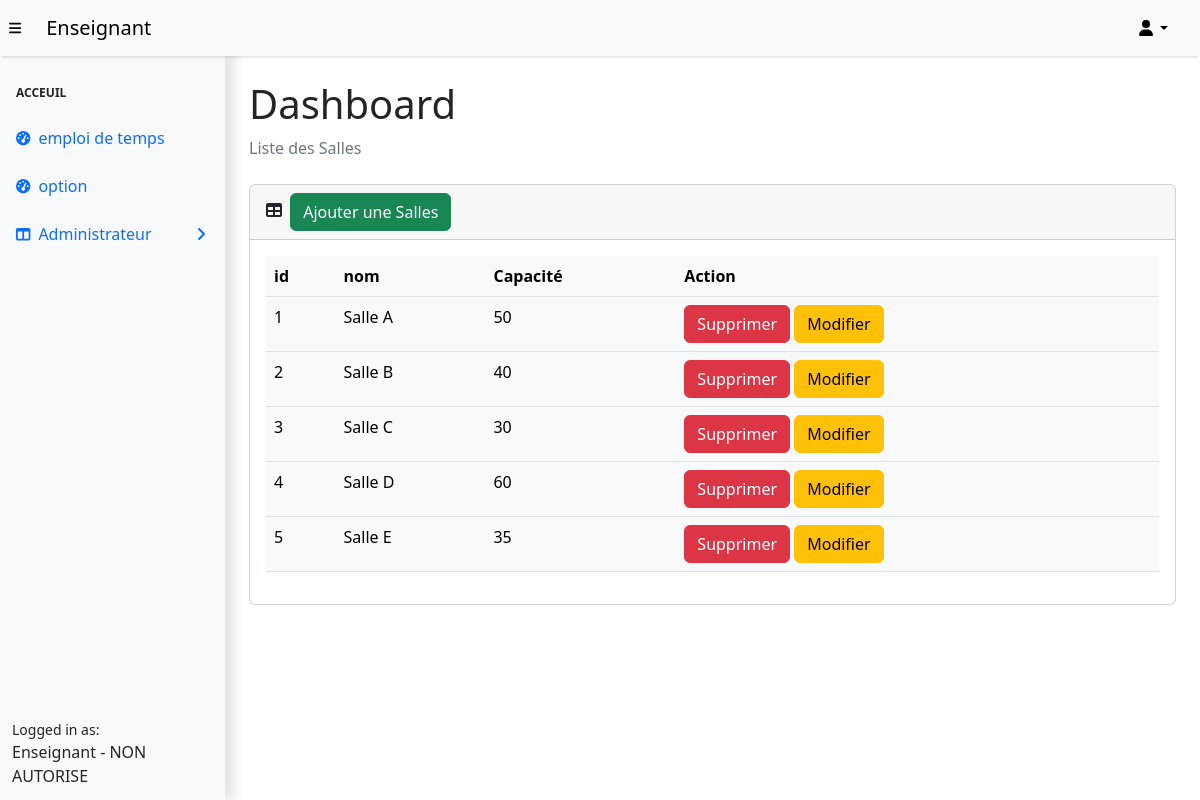
Screenshot of /enseignant/salle.php with the database file from the repository.
### tables this page shows
CREATE TABLE `salle` (
  `id_salle` bigint(20) NOT NULL,
  `nom_salle` varchar(50) DEFAULT NULL,
  `capacite_salle` int(11) DEFAULT NULL
);

### enseignant/classes/Salle.php (called while the page is built, shortened)
<?php
class Salle {
    private $pdo;
    public function __construct($pdo) {
        $this->pdo = $pdo;
    }
    public function read() {
        $sql = "SELECT * FROM salle";
        $stmt = $this->pdo->query($sql);
        return $stmt->fetchAll(PDO::FETCH_ASSOC);
    }
}

### enseignant/salle.php (the view, shortened to what this page needs)
<?php session_start() ;
 include_once "include/connexion.php";
    include_once "classes/Salle.php";
    $classes = new Salle($connexion);
    $horaires = $classes->read();
    ?>
<!DOCTYPE html>
<html lang="fr">
    <head>
        <link href="https://cdn.jsdelivr.net/npm/simple-datatables@7.1.2/dist/style.min.css" rel="stylesheet" />
        <link href="css/styles.css" rel="stylesheet" />
    </head>
    <body class="sb-nav-fixed">
        <?php include_once "templates/fixedNavBar.php";?>
        <div id="layoutSidenav">
            <div id="layoutSidenav_content">
            <?php include_once "templates/sideBar.php" ?>
                <main>
                    <div class="container-fluid px-4">
                        <h1 class="mt-4">Dashboard</h1>
                        <ol class="breadcrumb mb-4">
                            <li class="breadcrumb-item active">Liste des Salles</li>
                        </ol>
                        <div class="card mb-4">
                            <div class="card-header">
                                <i class="fas fa-table me-1"></i>
                               <button type="button" class="btn btn-success ml-2" data-toggle="modal" data-target="#modalEnseignant">Ajouter une Salles</button>
                            </div>
                            <div class="card-body">
                                <table class="table table-light">
                                    <thead>
                                        <tr>
                                            <th>id</th>
                                            <th>nom</th>
                                            <th>Capacité</th>
                                            <th>Action</th>
                                        </tr>
                                    </thead>
                                    <tbody>
                                    <?php foreach ($horaires as $horaire): ?>
                                        <tr>
                                            <td><?php  echo $horaire['id_salle']; ?></td>
                                            <td><?php echo $horaire['nom_salle']; ?></td>
                                            <td><?php echo $horaire['capacite_salle']; ?></td>
                                            <th><a class="btn btn-danger">Supprimer</a > <a class="btn btn-warning ml-2">Modifier</a></th>
                                        </tr>
                                    <?php endforeach; ?>
                                    </tbody>
                                </table>
                            </div>
                        </div>
                        </div>
                    </div>
            </div>
    </body>
</html>

### rows the page displays
salle: id_salle "1", nom_salle "Salle A", capacite_salle "50"
salle: id_salle "2", nom_salle "Salle B", capacite_salle "40"
salle: id_salle "3", nom_salle "Salle C", capacite_salle "30"
salle: id_salle "4", nom_salle "Salle D", capacite_salle "60"
salle: id_salle "5", nom_salle "Salle E", capacite_salle "35"
